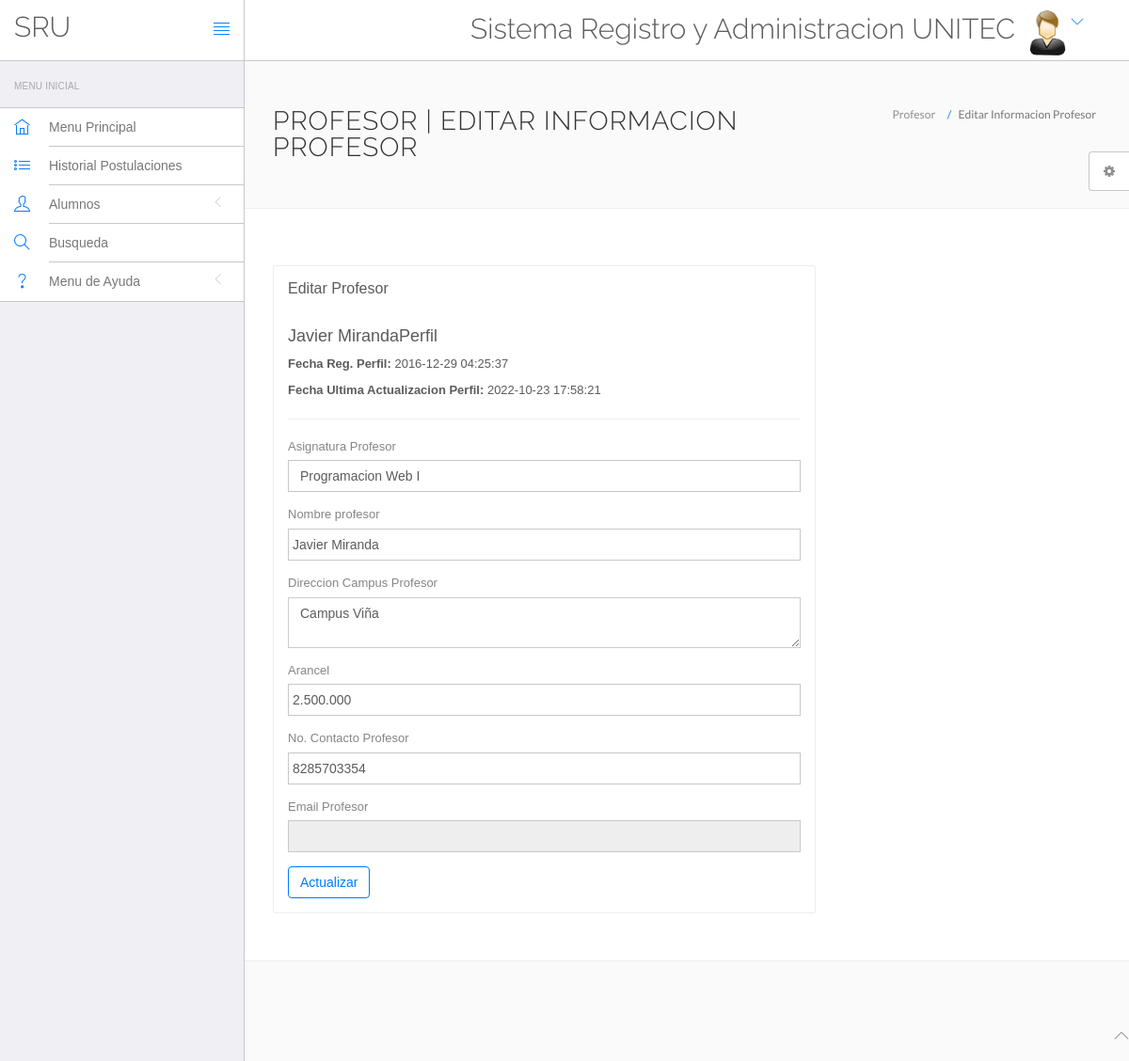
Screenshot of /srunitec/profesor/edit-profile.php with the database file from the repository.
### tables this page shows
CREATE TABLE `profesores` (
  `id` int(11) NOT NULL,
  `asignatura` varchar(255) DEFAULT NULL,
  `profesorName` varchar(255) DEFAULT NULL,
  `address` longtext DEFAULT NULL,
  `arancel` varchar(255) DEFAULT NULL,
  `contactno` bigint(11) DEFAULT NULL,
  `profEmail` varchar(255) DEFAULT NULL,
  `password` varchar(255) DEFAULT NULL,
  `creationDate` timestamp NULL DEFAULT current_timestamp(),
  `updationDate` timestamp NULL DEFAULT NULL ON UPDATE current_timestamp()
);

### srunitec/profesor/edit-profile.php (the view, shortened to what this page needs)
<?php
include('include/config.php');
?>
<!DOCTYPE html>
<html lang="en">
	<head>
		<link rel="stylesheet" href="vendor/bootstrap/css/bootstrap.min.css">
		<link rel="stylesheet" href="vendor/fontawesome/css/font-awesome.min.css">
		<link rel="stylesheet" href="vendor/themify-icons/themify-icons.min.css">
		<link href="vendor/animate.css/animate.min.css" rel="stylesheet" media="screen">
		<link href="vendor/perfect-scrollbar/perfect-scrollbar.min.css" rel="stylesheet" media="screen">
		<link href="vendor/switchery/switchery.min.css" rel="stylesheet" media="screen">
		<link href="vendor/bootstrap-touchspin/jquery.bootstrap-touchspin.min.css" rel="stylesheet" media="screen">
		<link href="vendor/select2/select2.min.css" rel="stylesheet" media="screen">
		<link href="vendor/bootstrap-datepicker/bootstrap-datepicker3.standalone.min.css" rel="stylesheet" media="screen">
		<link href="vendor/bootstrap-timepicker/bootstrap-timepicker.min.css" rel="stylesheet" media="screen">
		<link rel="stylesheet" href="assets/css/styles.css">
		<link rel="stylesheet" href="assets/css/plugins.css">
		<link rel="stylesheet" href="assets/css/themes/theme-1.css" id="skin_color" />
	</head>
	<body>
		<div id="app">
<?php include('include/sidebar.php');?>
			<div class="app-content">
				<?php include('include/header.php');?>
				<div class="main-content" >
					<div class="wrap-content container" id="container">
						<section id="page-title">
							<div class="row">
								<div class="col-sm-8">
									<h1 class="mainTitle">Profesor | Editar Informacion Profesor</h1>
																	</div>
								<ol class="breadcrumb">
									<li>
										<span>Profesor</span>
									</li>
									<li class="active">
										<span>Editar Informacion Profesor</span>
									</li>
								</ol>
							</div>
						</section>
						<div class="container-fluid container-fullw bg-white">
							<div class="row">
								<div class="col-md-12">
									<div class="row margin-top-30">
										<div class="col-lg-8 col-md-12">
											<div class="panel panel-white">
												<div class="panel-heading">
													<h5 class="panel-title">Editar Profesor</h5>
												</div>
												<div class="panel-body">
									<?php $sql=mysqli_query($con,"select * from profesores where profEmail='".$_SESSION['dlogin']."'");
while($data=mysqli_fetch_array($sql))
{
?>
<h4><?php echo htmlentities($data['profesorName']);?>Perfil</h4>
<p><b>Fecha Reg. Perfil: </b><?php echo htmlentities($data['creationDate']);?></p>
<?php if($data['updationDate']){?>
<p><b>Fecha Ultima Actualizacion Perfil: </b><?php echo htmlentities($data['updationDate']);?></p>
<?php } ?>
<hr />
													<form role="form" name="addprof" method="post" onSubmit="return valid();">
														<div class="form-group">
															<label for="Profesorasignatura">
																Asignatura Profesor
															</label>
							<select name="Profesorasignatura" class="form-control" required="required">
					<option value="<?php echo htmlentities($data['asignatura']);?>">
					<?php echo htmlentities($data['asignatura']);?></option>
															</select>
														</div>
<div class="form-group">
															<label for="profesorname">
																 Nombre profesor
															</label>
	<input type="text" name="profname" class="form-control" value="<?php echo htmlentities($data['profesorName']);?>" >
														</div>
<div class="form-group">
															<label for="address">
																 Direccion Campus Profesor
															</label>
					<textarea name="univaddress" class="form-control"><?php echo htmlentities($data['address']);?></textarea>
														</div>
<div class="form-group">
															<label for="fess">
																 Arancel
															</label>
		<input type="text" name="arancel" class="form-control" required="required"  value="<?php echo htmlentities($data['arancel']);?>" >
														</div>
<div class="form-group">
									<label for="fess">
																 No. Contacto Profesor
															</label>
					<input type="text" name="profcontact" class="form-control" required="required"  value="<?php echo htmlentities($data['contactno']);?>">
														</div>
<div class="form-group">
									<label for="fess">
																 Email Profesor
															</label>
					<input type="email" name="profemail" class="form-control"  readonly="readonly"  value="<?php echo htmlentities($data['docEmail']);?>">
														</div>
														<?php } ?>
														<button type="submit" name="submit" class="btn btn-o btn-primary">
															Actualizar
														</button>
													</form>
												</div>
											</div>
										</div>
											</div>
										</div>
								</div>
					</div>
				</div>
			</div>
	<?php include('include/footer.php');?>
	<?php include('include/setting.php');?>
		</div>
	</body>
</html>

### srunitec/profesor/assets/css/themes/theme-1.css (style rules this page uses)
body { background: #FAFAFA; }

### rows the page displays
profesores: profesorName "Javier Miranda", creationDate "2016-12-29 04:25:37", updationDate "2022-10-23 17:58:21", Profesorasignatura "Programacion Web I", profname "Javier Miranda", univaddress "Campus Viña", arancel "2.500.000", profcontact "8285703354"
